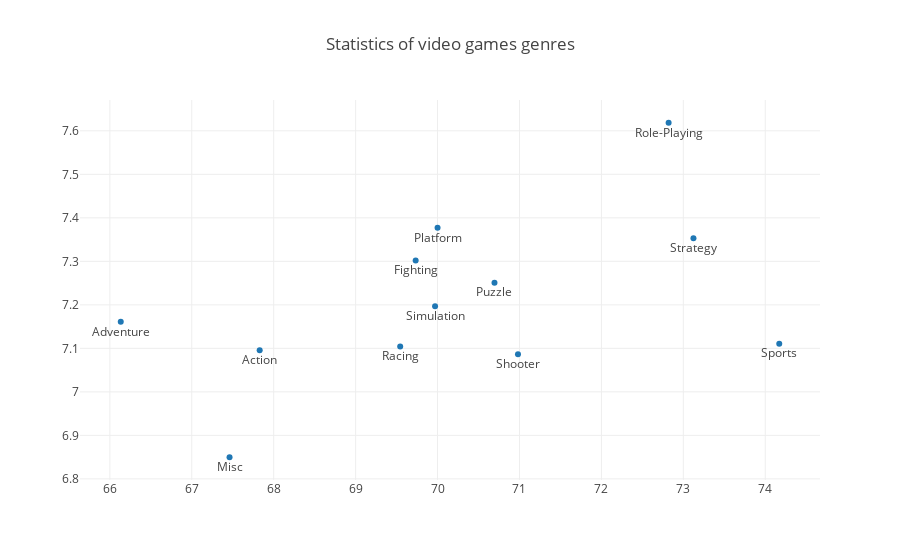

Notebook code cell kept with this figure:
### Markdown cell above
Пока что ничего непонятно, давайте добавим к точкам подписи.

### Code cell
trace0 = go.Scatter(
    x=genres_df.Critic_Score,
    y=genres_df.User_Score,
    mode = 'markers+text',
    text = genres_df.index,
    textposition='bottom center'
)

data = [trace0]
layout = {'title': 'Statistics of video games genres'}

fig = go.Figure(data=data, layout=layout)

iplot(fig, show_link=False)

### Figure 1 — Plotly figure (JSON) as saved in the notebook; plotly's stock layout.template omitted (floating-point values rounded to 4 significant figures)
{"data": [{"mode": "markers+text", "text": ["Action", "Adventure", "Fighting", "Misc", "Platform", "Puzzle", "Racing", "Role-Playing", "Shooter", "Simulation", "Sports", "Strategy"], "textposition": "bottom center", "type": "scatter", "uid": "4b167a43-f402-412d-9ab2-165b3d1a2d32", "x": [67.83, 66.13, 69.73, 67.46, 70, 70.69, 69.54, 72.82, 70.98, 69.97, 74.17, 73.12], "y": [7.096, 7.161, 7.302, 6.85, 7.377, 7.251, 7.104, 7.619, 7.086, 7.197, 7.111, 7.353]}], "layout": {"title": {"text": "Statistics of video games genres"}}}
